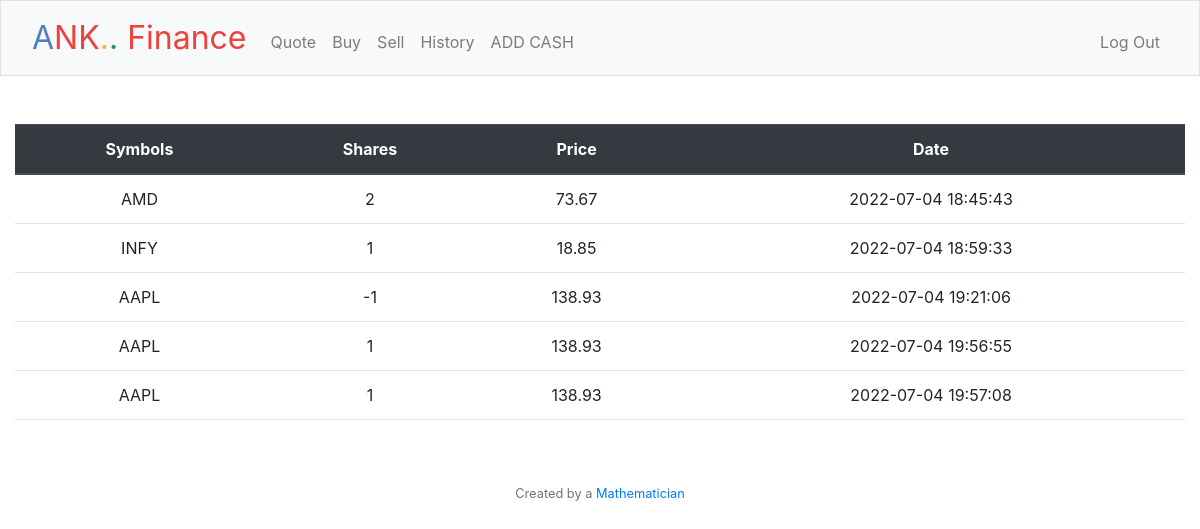
The app's page /history (signed in) with its own data.
### tables this page shows
CREATE TABLE 'transactions' ('id' INTEGER PRIMARY KEY AUTOINCREMENT NOT NULL, 'user_id' INTEGER, 'symbol' TEXT, 'shares' INTEGER, 'price' REAL, 'date' DATETIME);

### app.py (the view)
@app.route("/history")
@login_required
def history():
    user_id = session["user_id"]
    transactions_db = db.execute("SELECT * FROM transactions WHERE user_id= :id", id=user_id)
    return render_template("history.html", transactions=transactions_db)

### app.py (called while the page is built)
@app.after_request
def after_request(response):
    response.headers["Cache-Control"] = "no-cache, no-store, must-revalidate"
    response.headers["Expires"] = 0
    response.headers["Pragma"] = "no-cache"
    return response

### helpers.py (called while the page is built)
def login_required(f):
    @wraps(f)
    def decorated_function(*args, **kwargs):
        if session.get("user_id") is None:
            return redirect("/login")
        return f(*args, **kwargs)
    return decorated_function

### templates/history.html (shortened to what this page needs)
{% extends "layout.html" %}
{% block main %}
    <table class="table">
        <thead class="thead-dark">
        <tr>
            <th scope="col">Symbols</th>
            <th scope="col">Shares</th>
            <th scope="col">Price</th>
            <th scope="col">Date</th>
        </tr>
        </thead>
        <tbody>
            {% for row in transactions %}
                <tr>
                    <td>{{ row["symbol"] }}</td>
                    <td>{{ row["shares"] }}</td>
                    <td>{{ row["price"] }}</td>
                    <td>{{ row["date"] }}</td>
                </tr>
            {% endfor %}
        </tbody>
    </table>
{% endblock %}

### records on screen
transactions: symbol "AMD", shares "2", price "73.67", date "2022-07-04 18:45:43"
transactions: symbol "INFY", shares "1", price "18.85", date "2022-07-04 18:59:33"
transactions: symbol "AAPL", shares "-1", price "138.93", date "2022-07-04 19:21:06"
transactions: symbol "AAPL", shares "1", price "138.93", date "2022-07-04 19:56:55"
transactions: symbol "AAPL", shares "1", price "138.93", date "2022-07-04 19:57:08"
